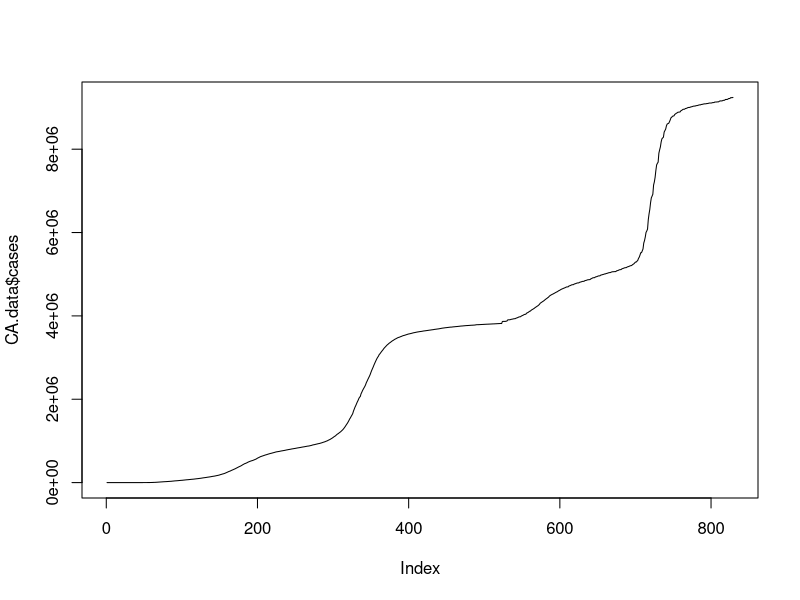
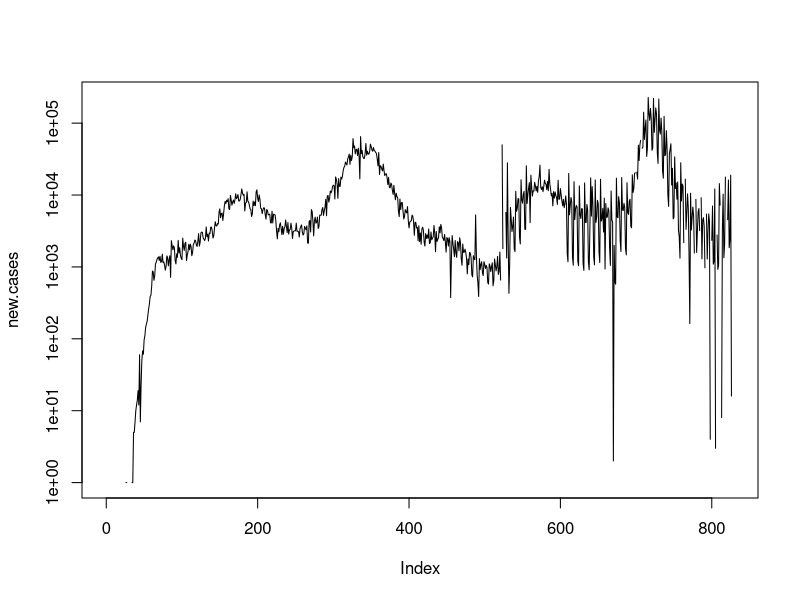

Reproduce these figures in R, in order.
covidData <- read.csv(file="us-states.csv")
CA <- which(covidData$state == "California")
CA.data <- covidData[CA, ]
plot(CA.data$cases, type="l")
n <- length(CA)
new.cases <- CA.data$cases[-1] - CA.data$cases[-n]
plot(new.cases, type="l", log="y") # log=y makes it logarithmic plot

# find best fitting line for days 35-65

days <- 281:321
y <- log(new.cases[days])

coefficients <- lm(y~days)$coefficients

print(log(2) / coefficients[2])

# x_n = x_0 e ** (0.2 * n)